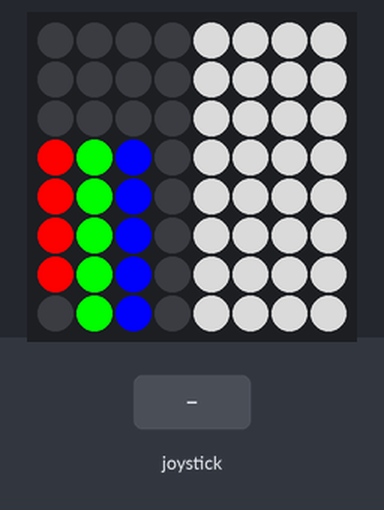
The program below on a simulated Raspberry Pi (BCM pin numbers) with a Sense HAT. Parts: the Sense HAT's 8×8 RGB LED matrix. The test bench sets the inputs (shaded band). What the program prints to the terminal is not drawn.

Above: at 5.07 s.
5.1 s: joystick pushed up
At 5.8 s:
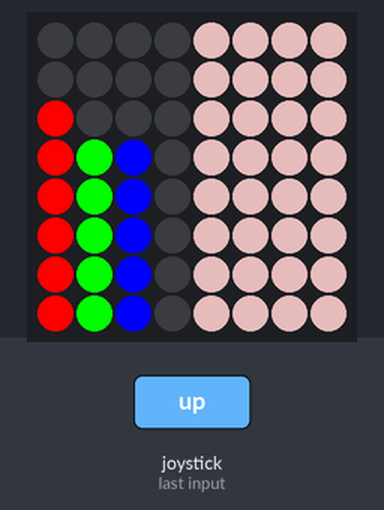
6.7 s: joystick pushed right
Timing chart, 0 to 9.7 s (numbered marks = the images above; inputs shaded):
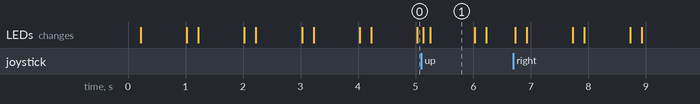

The program:

rgb.py
```python
from sense_hat import SenseHat, DIRECTION_UP, DIRECTION_DOWN, DIRECTION_LEFT, DIRECTION_RIGHT, DIRECTION_MIDDLE, ACTION_PRESSED, ACTION_HELD, ACTION_RELEASED
import time, copy

class RGB(object):
    """
    RGBという光の三原色を表示する。
    ジョイスティックを操作して、色を変更できる。
    """
    P_INTERVAL = 0.1 # Seconds of interval

    red = R = [255, 0, 0]
    green = G = [0, 255, 0]
    blue = B = [0, 0, 255]
    black = O = [0, 0, 0]
    white = W = [255, 255, 255]

    menuItemPixels = [
    R, G, B, O, W, W,
    R, G, B, O, W, W
    ]

    normal_screen = [
    O, O, O, O, O, O, O, O,
    O, O, O, O, O, O, O, O,
    O, O, O, O, O, O, O, O,
    O, O, O, O, O, O, O, O,
    O, O, O, O, O, O, O, O,
    O, O, O, O, O, O, O, O,
    O, O, O, O, O, O, O, O,
    O, O, O, O, O, O, O, O
    ]

    def __init__(self, sense):
        self.sense = sense
        self.sense.stick.direction_any = self.joystick_any
        self.shouldExit = False
        self.selectionChanged = False
        self.currentSelection = 0 # R=0, G=1, B=2
        self.r = 4 # min=0, max=7
        self.g = 4 # min=0, max=7
        self.b = 4 # min=0, max=7

    @classmethod
    def getName(cls):
        return cls.__name__

    @classmethod
    def getMenuItemPixels(cls):
        """
        Returns pixels that consists of 6 x 2 pixels
        """
        return cls.menuItemPixels

    def joystick_any(self, event):
        #print("in joystick_any in " + self.__class__.__name__)
        if event.direction == DIRECTION_MIDDLE and event.action == ACTION_RELEASED:
            self.shouldExit = True
        elif event.direction == DIRECTION_RIGHT and event.action == ACTION_PRESSED:
            if self.currentSelection < 2:
                self.currentSelection += 1
                self.selectionChanged = True
        elif event.direction == DIRECTION_LEFT and event.action == ACTION_PRESSED:
            if self.currentSelection > 0:
                self.currentSelection -= 1
                self.selectionChanged = True
        elif event.direction == DIRECTION_UP and (event.action == ACTION_PRESSED or event.action == ACTION_HELD):
            if self.currentSelection == 0:
                self.r = min(7, self.r + 1)
            elif self.currentSelection == 1:
                self.g = min(7, self.g + 1)
            else:
                self.b = min(7, self.b + 1)
            self.draw()
        elif event.direction == DIRECTION_DOWN and (event.action == ACTION_PRESSED or event.action == ACTION_HELD):
            if self.currentSelection == 0:
                self.r = max(0, self.r - 1)
            elif self.currentSelection == 1:
                self.g = max(0, self.g - 1)
            else:
                self.b = max(0, self.b - 1)
            self.draw()

    def draw(self):
        screen = copy.copy(RGB.normal_screen)
        for i in range(self.r + 1):
            screen[0 + (7 - i) * 8] = RGB.R
        for i in range(self.g + 1):
            screen[1 + (7 - i) * 8] = RGB.G
        for i in range(self.b + 1):
            screen[2 + (7 - i) * 8] = RGB.B
        color = (int(self.r * 255 / 7) , int(self.g * 255 / 7), int(self.b * 255 / 7))
        # print(self.r, self.g, self.b, color)
        for y in range(8):
            screen[y * 8 + 4: y * 8 + 8] = [color for i in range(4)]
        self.sense.set_pixels(screen)

    def run(self):
        print(self.__class__.__name__ + " is running")
        self.draw()
        pre_time = time.monotonic()
        while not self.shouldExit:
            if self.selectionChanged:
                self.selectionChanged = False
                self.sense.set_pixel(0, 7, RGB.R)
                self.sense.set_pixel(1, 7, RGB.G)
                self.sense.set_pixel(2, 7, RGB.B)
                pre_time = time.monotonic()
            subsecond = (time.monotonic() - pre_time) % 1
            if subsecond < 0.2:
                self.sense.set_pixel(self.currentSelection, 7, RGB.O)
            else:
                color = RGB.R if self.currentSelection == 0 else (RGB.G if self.currentSelection == 1 else RGB.B)
                self.sense.set_pixel(self.currentSelection, 7, color)
            time.sleep(RGB.P_INTERVAL)
        print(self.__class__.__name__ + " is exiting")

if __name__ == '__main__':
    sense = SenseHat()
    rgb = RGB(sense)
    rgb.run()
    
```

Measured:
- after the input at 5.1 s, the LEDs: first change at once (image 1 shows a later state)
